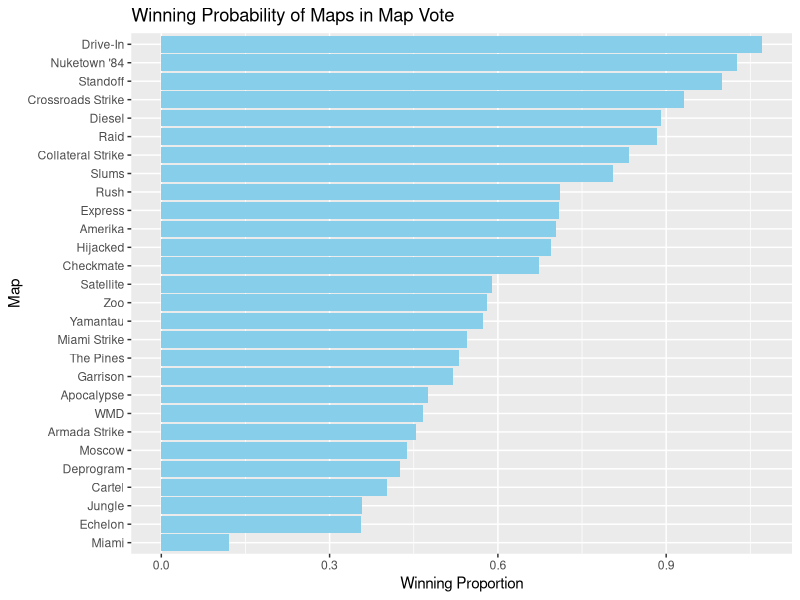
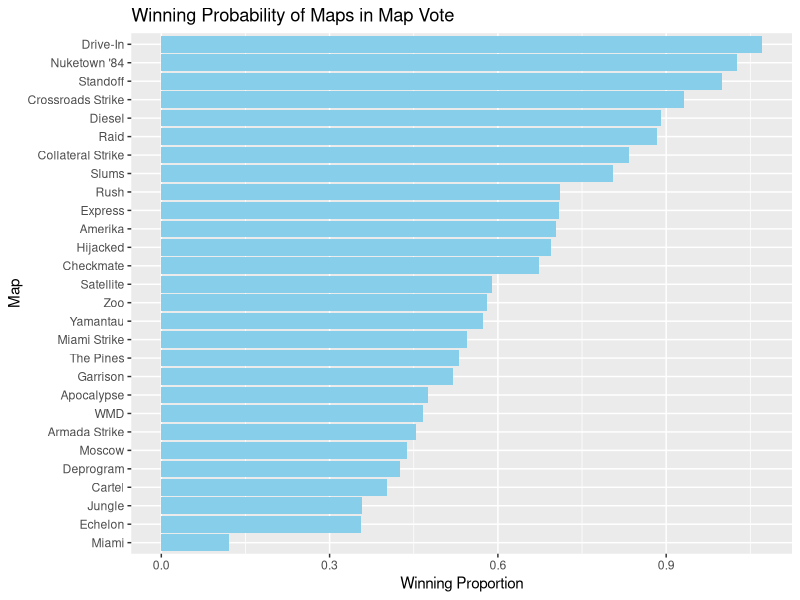
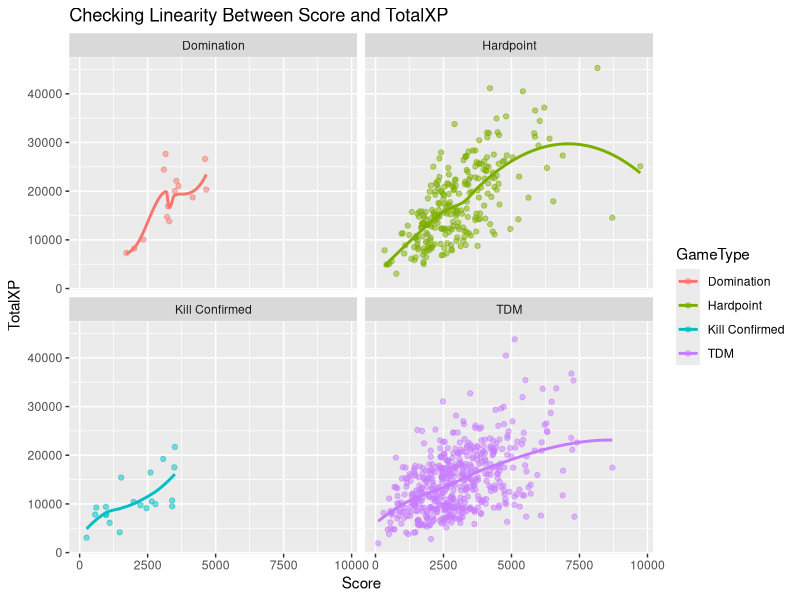
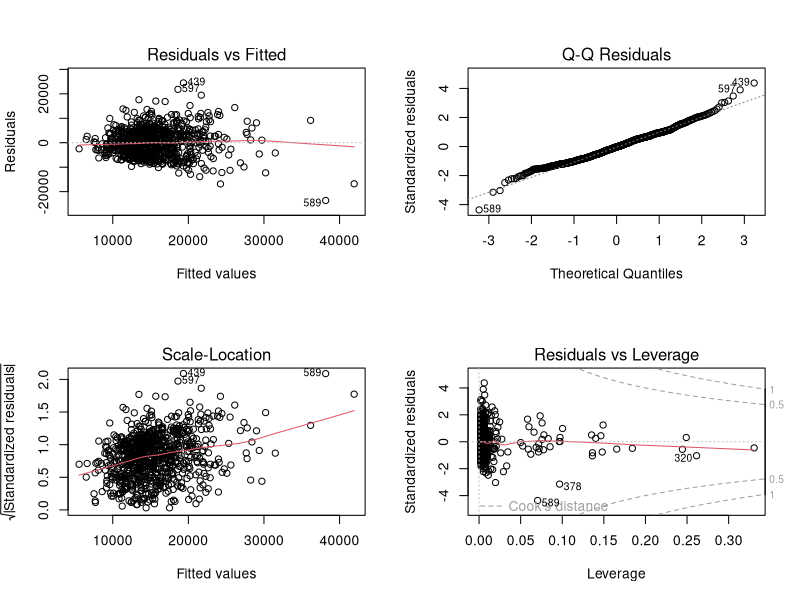

Write the R code that produced these figures, in order.
## ---- chunk 1
knitr::opts_chunk$set(echo = TRUE)
## ---- chunk 2
rm(list = ls())
#Add libraries as needed
library(tidyverse)
library(readr)
library(stringr)
library(caret) # For data splitting and model evaluation


player1 <- read_csv("CODGames_p1_380.csv", show_col_types = FALSE)
player2 <- read_csv("CODGames_p2_380.csv", show_col_types = FALSE)
maps <- read_csv("CODMaps.csv", show_col_types = FALSE)
modes <- read_csv("CODGameModes.csv", show_col_types = FALSE)
## ---- chunk 3
#Combining player1 and player2 data
# Step 1: Add a unique key for each dataset
new_p1 <- player1 |>
  mutate(PlayerID = "Player1")

new_p2 <- player2 |>
  mutate(PlayerID = "Player2")

# Step 2: Perform a full join based on shared columns (excluding PlayerID)
combined_data <- merge(new_p1, new_p2, all = TRUE, by = intersect(names(new_p1), names(new_p2)))
## ---- chunk 4
#Combining combined data with maps data

#Corrections in Choice column in Combined data
combined_data <- combined_data |>
  mutate(Choice = str_replace_all(Choice, "Deisel", "Diesel"),
         Choice = str_replace_all(Choice, "Apocolypse", "Apocalypse"),
         Choice = str_replace_all(Choice, "APocalypse", "Apocalypse"),
         Choice = str_replace_all(Choice, "^Collateral$", "Collateral Strike"),
         Choice = str_replace_all(Choice, "Collaterel Strike", "Collateral Strike"),
         Choice = str_replace_all(Choice, "Riad", "Raid"),
         Choice = str_replace_all(Choice, "Drive-in", "Drive-In"),
         Choice = str_replace_all(Choice, "Nuketown '84 Halloween", "Nuketown '84"))

# Step 1: Rename the Date column in maps_data to MapDate
maps <- 
  maps |>
  rename(MapDate = Date)

# Step 2: Perform a left join to add map details
maps_combined_data <- combined_data |>
  left_join(maps, by = c("Choice" = "Name"))
## ---- chunk 5

# Step 1: Count occurrences as candidates
map_count <- 
  maps_combined_data |>
  pivot_longer(cols = c(Map1, Map2), names_to = "Chosen", values_to = "Map") |>
  filter(!is.na(Map) & Map != "") |> 
  group_by(Map) |>
  summarize(MapCount = n())

# Step 3: Count occurrences as winners
map_won <- 
  maps_combined_data |>
  group_by(Choice) |>
  summarize(WinCount = n()) |>
  rename(Map = Choice)

# Step 4: Merge candidate and win counts
map_statistics <- 
  map_count |>
  left_join(map_won, by = "Map") |>
  filter(!is.na(WinCount)) |>  # Remove rows with NA WinCount
  mutate(WinProportion = WinCount / MapCount) |>
  arrange(desc(WinProportion))

# Step 5: Visualization of results
ggplot(map_statistics, aes(x = reorder(Map, WinProportion), y = WinProportion)) +
  geom_bar(stat = "identity", fill = "skyblue") +
  coord_flip() +
  labs(
    title = "Winning Probability of Maps in Map Vote",
    x = "Map",
    y = "Winning Proportion"
  )

# Display map statistics
head(map_statistics)
## ---- chunk 6
# Define a reusable correction function
correction_values <- c(
  "Deisel" = "Diesel",
  "Apocolypse" = "Apocalypse",
  "APocalypse" = "Apocalypse",
  "Collateral" = "Collateral Strike",
  "Collaterel Strike" = "Collateral Strike",
  "Riad" = "Raid",
  "Drive-in" = "Drive-In",
  "Nuketown '84 Halloween" = "Nuketown '84"
)

apply_corrections <- function(dataset, column) {
  dataset %>%
    mutate({{ column }} := recode({{ column }}, !!!correction_values))
}

# Apply corrections to datasets
data_player1 <- apply_corrections(player1, Choice)
data_player2 <- apply_corrections(player2, Choice)
## ---- chunk 7
# Combine player1 and player2 data
data_p1 <- data_player1 %>% mutate(PlayerLabel = "Player1")
data_p2 <- data_player2 %>% mutate(PlayerLabel = "Player2")

merged_data <- full_join(data_p1, data_p2, by = intersect(names(data_p1), names(data_p2)))

# Merge merged_data with map details
combined_maps_data <- merged_data %>%
  left_join(maps, by = c("Choice" = "Name"))
## ---- chunk 8
# Count occurrences as candidates
map_candidates <- combined_maps_data %>%
  pivot_longer(cols = c(Map1, Map2), names_to = "Chosen", values_to = "Map") %>%
  filter(!is.na(Map) & Map != "") %>%
  group_by(Map) %>%
  summarize(MapCount = n())

# Count occurrences as winners
map_wins <- combined_maps_data %>%
  group_by(Choice) %>%
  summarize(WinCount = n()) %>%
  rename(Map = Choice)

# Merge candidate and win counts
map_stats <- map_candidates %>%
  left_join(map_wins, by = "Map") %>%
  filter(!is.na(WinCount)) %>%
  mutate(WinProportion = WinCount / MapCount) %>%
  arrange(desc(WinProportion))

# Visualization of results
ggplot(map_stats, aes(x = reorder(Map, WinProportion), y = WinProportion)) +
  geom_bar(stat = "identity", fill = "skyblue") +
  coord_flip() +
  labs(
    title = "Winning Probability of Maps in Map Vote",
    x = "Map",
    y = "Winning Proportion"
  )

# Display sorted map statistics
print(map_stats)
## ---- chunk 9
# Replace "None" with NA in TimeLimit and clean GameType
modes <- modes %>% mutate(TimeLimit = na_if(TimeLimit, "None"))

maps_combined_data <- maps_combined_data %>%
  mutate(GameType = recode(GameType,
                           "HC - TDM" = "TDM",
                           "HC - Hardpoint" = "Hardpoint",
                           "HC - Kill Confirmed" = "Kill Confirmed",
                           "HC - Domination" = "Domination"))

final_data <- maps_combined_data %>%
  left_join(modes, by = c("GameType" = "Mode"))
## ---- chunk 10
# Filter out rows with missing or non-finite values
cleaned_data <- final_data %>%
  filter(!is.na(Score) & !is.na(TotalXP) & is.finite(Score) & is.finite(TotalXP))
## ---- chunk 11
summary_stats <- cleaned_data %>%
  group_by(GameType) %>%
  summarize(
    mean_Score = mean(Score, na.rm = TRUE),
    sd_Score = sd(Score, na.rm = TRUE),
    mean_TotalXP = mean(TotalXP, na.rm = TRUE),
    sd_TotalXP = sd(TotalXP, na.rm = TRUE),
    n = n()
  )

print(summary_stats)
## ---- chunk 12
ggplot(cleaned_data, aes(x = Score, y = TotalXP, color = GameType)) +
  geom_point(alpha = 0.5) +  # Scatter points
  geom_smooth(method = "loess", se = FALSE) +  # Add a LOESS curve
  facet_wrap(~ GameType) +  # Separate by GameType
  labs(title = "Checking Linearity Between Score and TotalXP",
       x = "Score",
       y = "TotalXP")
## ---- chunk 13
# Linear Regression Model
model <- lm(TotalXP ~ Score * GameType, data = cleaned_data)
summary(model)
## ---- chunk 14
# Residual diagnostics
par(mfrow = c(2, 2))
plot(model)
